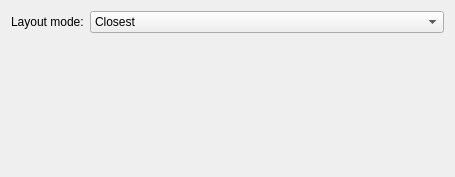
<?xml version="1.0" encoding="UTF-8"?>
<ui version="4.0">
 <class>ExpoConfig</class>
 <widget class="QWidget" name="ExpoConfig">
  <property name="geometry">
   <rect>
    <x>0</x>
    <y>0</y>
    <width>455</width>
    <height>177</height>
   </rect>
  </property>
  <layout class="QFormLayout" name="formLayout">
   <item row="0" column="0">
    <widget class="QLabel" name="label_LayoutMode">
     <property name="text">
      <string>Layout mode:</string>
     </property>
    </widget>
   </item>
   <item row="0" column="1">
    <widget class="QComboBox" name="kcfg_LayoutMode">
     <item>
      <property name="text">
       <string>Closest</string>
      </property>
     </item>
     <item>
      <property name="text">
       <string>Kompose</string>
      </property>
     </item>
     <item>
      <property name="text">
       <string>Natural</string>
      </property>
     </item>
    </widget>
   </item>
  </layout>
 </widget>
 <resources/>
 <connections/>
</ui>
